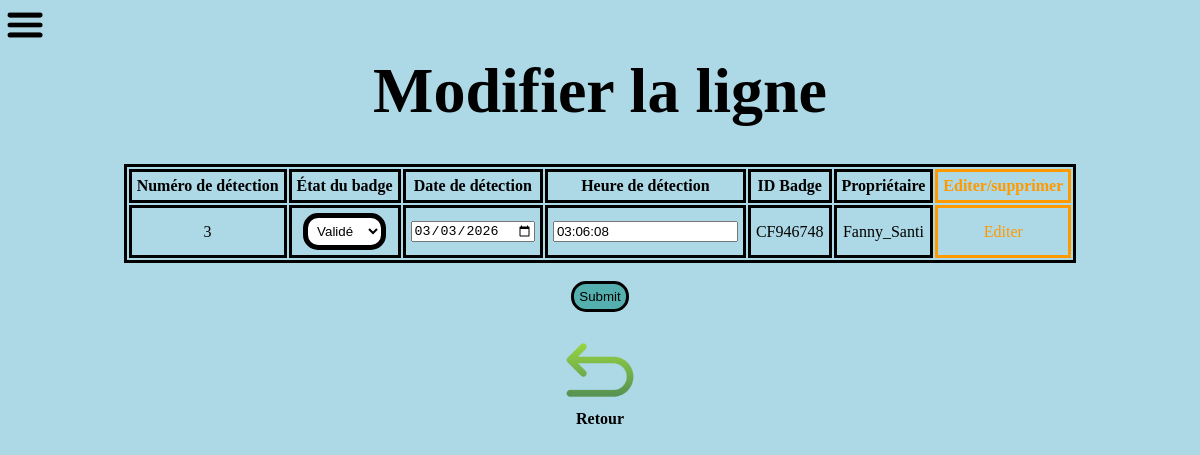
Screenshot of /modifier.php?id=3 with the database file from the repository.
### tables this page shows
CREATE TABLE `detection` (
  `num_detec` int(11) NOT NULL,
  `date` date NOT NULL,
  `heure` time NOT NULL,
  `id_tag` varchar(100) NOT NULL,
  `autorisation` varchar(5) NOT NULL
);

CREATE TABLE `tag` (
  `id` varchar(100) NOT NULL,
  `nom` varchar(20) NOT NULL,
  `pin` int(4) NOT NULL
);

### web/modifier.php (the view, shortened to what this page needs)
<!doctype html>
<html lang="fr">
    <head>
        <link rel="stylesheet" href="projet.css">
    </head>
    <body>
    <img class="icons" id="menu" src="images/menu.png" alt="image_menu">
    <div class="flex_horizontal">
    <h1>Modifier la ligne</h1>
    <br><br>
          <table id="tableBadges">
        <thead>
          <tr>
            <th>Numéro de détection</th>
            <th>État du badge</th>
            <th>Date de détection</th></the>
            <th>Heure de détection</th>
            <th>ID Badge</th>
            <th>Propriétaire</th>
            <th class="jaune">Editer/supprimer</th>
          </tr>
        </thead>
        <tbody>
        <?php
        $dbh = new PDO('mysql:dbname=projet_rfid;host=localhost;charset=utf8', 'root', '');
        $id=$_GET['id'];
        $sql="SELECT * FROM detection d JOIN tag t ON d.id_tag=t.id WHERE num_detec=$id";
        $result = $dbh->query($sql);
        while($row = $result->fetch(PDO::FETCH_ASSOC)){
          echo '<form method="post" action="valider.php?id='.$row['num_detec'].'" enctype="multipart/form-data">';
          echo'<tr><td>'.$row['num_detec'].'</td>';
          echo'<td>';
          if($row['autorisation']=='true'){
          echo'<select class="neutre" name="autorisation">';
          echo'<option class="etat" autorisation="true" value ="true" selected="selected"></option>';
          echo '<option class="etat" autorisation="false" value="false"></option></select></td>';
          }
          else{
          echo'<select class="neutre" name="autorisation">';
          echo'<option class="etat" autorisation="true" value ="true"></option>';
          echo '<option class="etat" autorisation="false" value="false" selected="selected"></option></select></td>';
          }
          echo '<td><input type="date" name="date" id="date" value="'.$row['date'].'"></td>';
          echo '<td><input type="text" name="heure" id="heure" value="'.$row['heure'].'"></td>';
          echo '<td>'.$row['id_tag'].'</td>';
          echo '<td>'.$row['nom'].'</td>';
          echo '<td class="jaune">Editer</td>';
          echo '</tr>';
        }
        echo'</table';
        ?>
        <br><br>
    <input class="recherche" type="submit"></form>
    <br>
    <img height=80 src="images/fleche_retour.png">
    <a href="espace_admin.php">Retour</a>
    </body>
</html>

### web/projet.css (style rules this page uses)
* { margin:0px; }
body { background-color : lightblue; height:100vh; }
.icons { width:40px; margin:5px; }
h1 { font-size: 400%; }
table { text-align: center; }
td, th, table { border-color: black; border: solid; }
td, th { padding:5px; }
a { text-decoration:none; font-size:100%; color:black; font-weight: bold; }
.flex_horizontal { display:flex; flex-direction: column; align-items:center; }
.jaune { color:rgb(255, 153, 0); }
select,.date { padding:5px; border: 5px solid black; border-radius:15px; background-color: rgb(53, 255, 137); }
.neutre { padding:5px; border: 5px solid black; border-radius:15px; background-color: rgb(255, 255, 255); }
.recherche { padding:5px; border: 3px solid black; border-radius:15px; background-color: rgb(85, 175, 175); }

### rows the page displays
detection: num_detec "3", date "03/03/2026", heure "03:06:08", id_tag "CF946748", id_tag.nom "Fanny_Santi"
